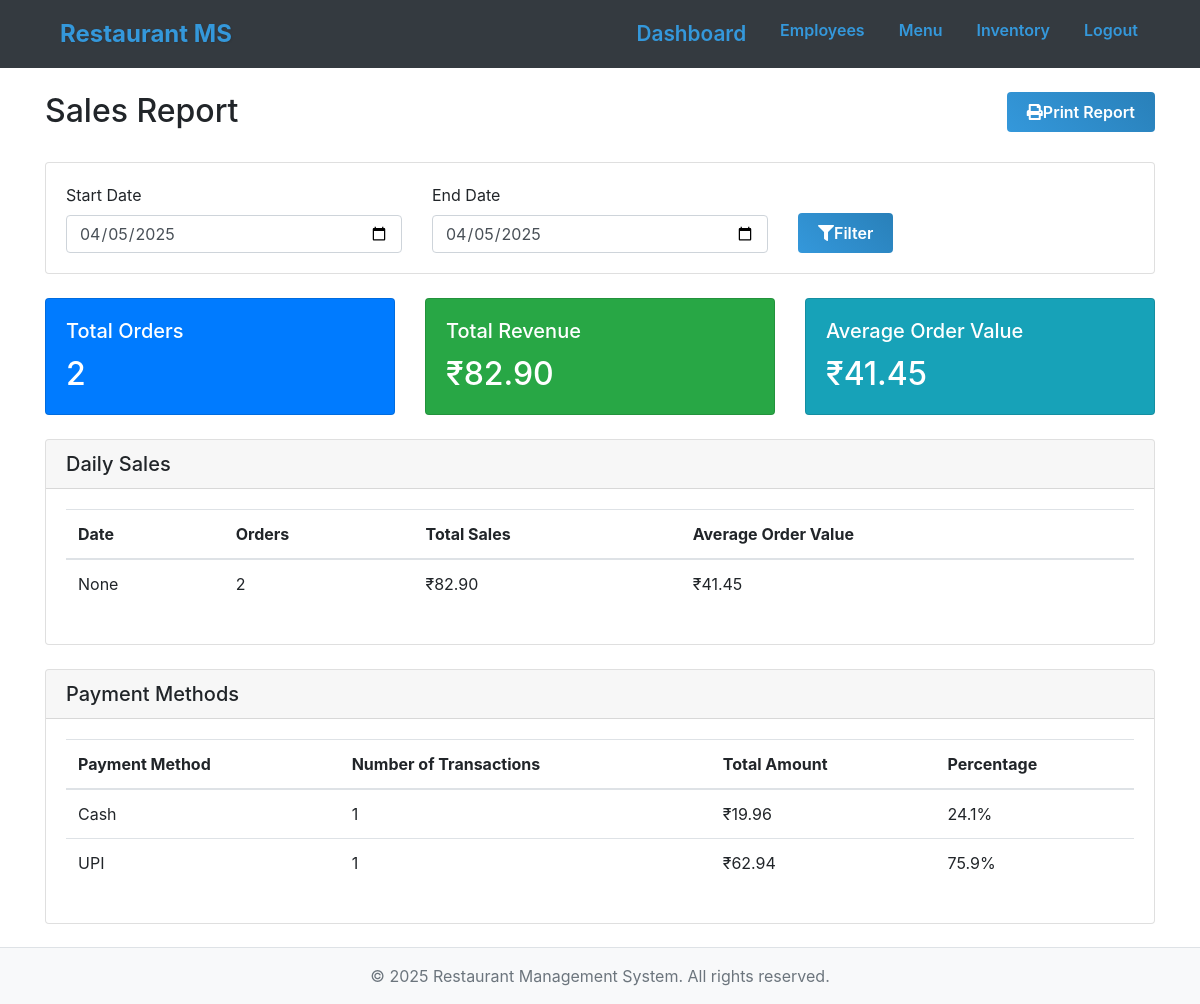
The page /admin/dashboard/sales (signed in) on the database its author committed.
### app/models.py (models this page shows, shortened)
class Payment(db.Model):
    __tablename__ = 'payment'
    paymentID = db.Column(db.Integer, primary_key=True, autoincrement=True)
    orderID = db.Column(db.String(20), db.ForeignKey('orders.orderID'), nullable=False)
    amount = db.Column(db.Numeric(10, 2), nullable=False)
    paymentMethod = db.Column(db.Enum('Cash', 'Card', 'UPI', name='payment_method'), nullable=False)
    order = db.relationship('Orders', backref=db.backref('payment', lazy=True))

### app/routes/admin_routes.py (the view)
@admin_bp.route("/dashboard/sales", methods=["GET"])
@admin_required
@login_required
def view_sales():
    start_date = request.args.get('start_date', date.today().strftime('%Y-%m-%d'))
    end_date = request.args.get('end_date', date.today().strftime('%Y-%m-%d'))
    start_date = datetime.strptime(start_date, '%Y-%m-%d').date()
    end_date = datetime.strptime(end_date, '%Y-%m-%d').date()
    sales_data = db.session.query(
        func.strftime('%Y-%m-%d', func.substr(Orders.orderID, 4, 8)).label('date'),
        func.count(Orders.orderID).label('order_count'),
        func.sum(Orders.totalAmount).label('total_sales')
    ).filter(
        func.substr(Orders.orderID, 4, 8).between(
            start_date.strftime('%Y%m%d'),
            end_date.strftime('%Y%m%d')
        )
    ).group_by(
        func.strftime('%Y-%m-%d', func.substr(Orders.orderID, 4, 8))
    ).all()
    total_orders = sum(sale.order_count for sale in sales_data)
    total_revenue = sum(sale.total_sales for sale in sales_data)
    avg_order_value = total_revenue / total_orders if total_orders > 0 else 0
    payment_stats = db.session.query(
        Payment.paymentMethod,
        func.count(Payment.paymentID).label('count'),
        func.sum(Payment.amount).label('total')
    ).join(Orders).filter(
        func.substr(Orders.orderID, 4, 8).between(
            start_date.strftime('%Y%m%d'),
            end_date.strftime('%Y%m%d')
        )
    ).group_by(Payment.paymentMethod).all()
    return render_template(
        "sales_report.html",
        sales_data=sales_data,
        start_date=start_date,
        end_date=end_date,
        total_orders=total_orders,
        total_revenue=total_revenue,
        avg_order_value=avg_order_value,
        payment_stats=payment_stats
    )

### app/utils/access_control.py (called while the page is built)
def admin_required(f):
    @wraps(f)
    def decorated_function(*args, **kwargs):
        if not current_user.is_authenticated or current_user.role != "Admin":
            flash("Access restricted to Admins only.", "danger")
            return redirect(url_for("auth.choose_role"))
        return f(*args, **kwargs)
    return decorated_function

### app/templates/sales_report.html (shortened to what this page needs)
{% extends "base.html" %}
{% block content %}
<div class="container mt-4">
    <div class="row mb-4">
        <div class="col">
            <h2>Sales Report</h2>
        </div>
        <div class="col-auto">
            <button onclick="window.print()" class="btn btn-primary">
                <i class="fas fa-print me-2"></i>Print Report
            </button>
        </div>
    </div>
    <div class="card mb-4">
        <div class="card-body">
            <form method="GET" class="row g-3 align-items-end">
                <div class="col-md-4">
                    <label for="start_date" class="form-label">Start Date</label>
                    <input type="date" class="form-control" id="start_date" name="start_date"
                           value="{{ start_date.strftime('%Y-%m-%d') }}">
                </div>
                <div class="col-md-4">
                    <label for="end_date" class="form-label">End Date</label>
                    <input type="date" class="form-control" id="end_date" name="end_date"
                           value="{{ end_date.strftime('%Y-%m-%d') }}">
                </div>
                <div class="col-md-4">
                    <button type="submit" class="btn btn-primary">
                        <i class="fas fa-filter me-2"></i>Filter
                    </button>
                </div>
            </form>
        </div>
    </div>
    <div class="row mb-4">
        <div class="col-md-4">
            <div class="card bg-primary text-white">
                <div class="card-body">
                    <h5 class="card-title">Total Orders</h5>
                    <h2 class="card-text">{{ total_orders }}</h2>
                </div>
            </div>
        </div>
        <div class="col-md-4">
            <div class="card bg-success text-white">
                <div class="card-body">
                    <h5 class="card-title">Total Revenue</h5>
                    <h2 class="card-text">₹{{ "%.2f"|format(total_revenue) }}</h2>
                </div>
            </div>
        </div>
        <div class="col-md-4">
            <div class="card bg-info text-white">
                <div class="card-body">
                    <h5 class="card-title">Average Order Value</h5>
                    <h2 class="card-text">₹{{ "%.2f"|format(avg_order_value) }}</h2>
                </div>
            </div>
        </div>
    </div>
    <div class="card mb-4">
        <div class="card-header">
            <h3 class="h5 mb-0">Daily Sales</h3>
        </div>
        <div class="card-body">
            <div class="table-responsive">
                <table class="table table-hover">
                    <thead>
                        <tr>
                            <th>Date</th>
                            <th>Orders</th>
                            <th>Total Sales</th>
                            <th>Average Order Value</th>
                        </tr>
                    </thead>
                    <tbody>
                        {% for sale in sales_data %}
                        <tr>
                            <td>{{ sale.date }}</td>
                            <td>{{ sale.order_count }}</td>
                            <td>₹{{ "%.2f"|format(sale.total_sales) }}</td>
                            <td>₹{{ "%.2f"|format(sale.total_sales / sale.order_count) }}</td>
                        </tr>
                        {% endfor %}
                    </tbody>
                </table>
            </div>
        </div>
    </div>
    <div class="card">
        <div class="card-header">
            <h3 class="h5 mb-0">Payment Methods</h3>
        </div>
        <div class="card-body">
            <div class="table-responsive">
                <table class="table table-hover">
                    <thead>
                        <tr>
                            <th>Payment Method</th>
                            <th>Number of Transactions</th>
                            <th>Total Amount</th>
                            <th>Percentage</th>
                        </tr>
                    </thead>
                    <tbody>
                        {% for payment in payment_stats %}
                        <tr>
                            <td>{{ payment.paymentMethod }}</td>
                            <td>{{ payment.count }}</td>
                            <td>₹{{ "%.2f"|format(payment.total) }}</td>
                            <td>{{ "%.1f"|format(payment.total / total_revenue * 100) }}%</td>
                        </tr>
                        {% endfor %}
                    </tbody>
                </table>
            </div>
        </div>
    </div>
</div>
{% endblock %}

### app/static/css/custom.css (style rules this page uses)
.card { transition: transform 0.3s ease, box-shadow 0.3s ease; background: white; }
.btn { transition: all 0.3s ease; position: relative; overflow: hidden; padding: 8px 20px; font-weight: 600; }
.table-hover tbody tr { transition: background-color 0.2s ease, transform 0.2s ease; }
.form-control { transition: box-shadow 0.3s ease, border-color 0.3s ease; }
.btn-primary { background: linear-gradient(45deg, #3498db, #2980b9); border: none; color: white; }

### rows shown on the page
Payment: paymentMethod "Cash", count "1", total "19.96", total "24.1"
Payment: paymentMethod "UPI", count "1", total "62.94", total "75.9"

### other values the page prints
{{ total_orders }} "2"
{{ "%.2f"|format(total_revenue) }} "82.90"
{{ "%.2f"|format(avg_order_value) }} "41.45"
{{ sale.date }} "None"
{{ sale.order_count }} "2"
{{ "%.2f"|format(sale.total_sales) }} "82.90"
{{ "%.2f"|format(sale.total_sales / sale.order_count) }} "41.45"
